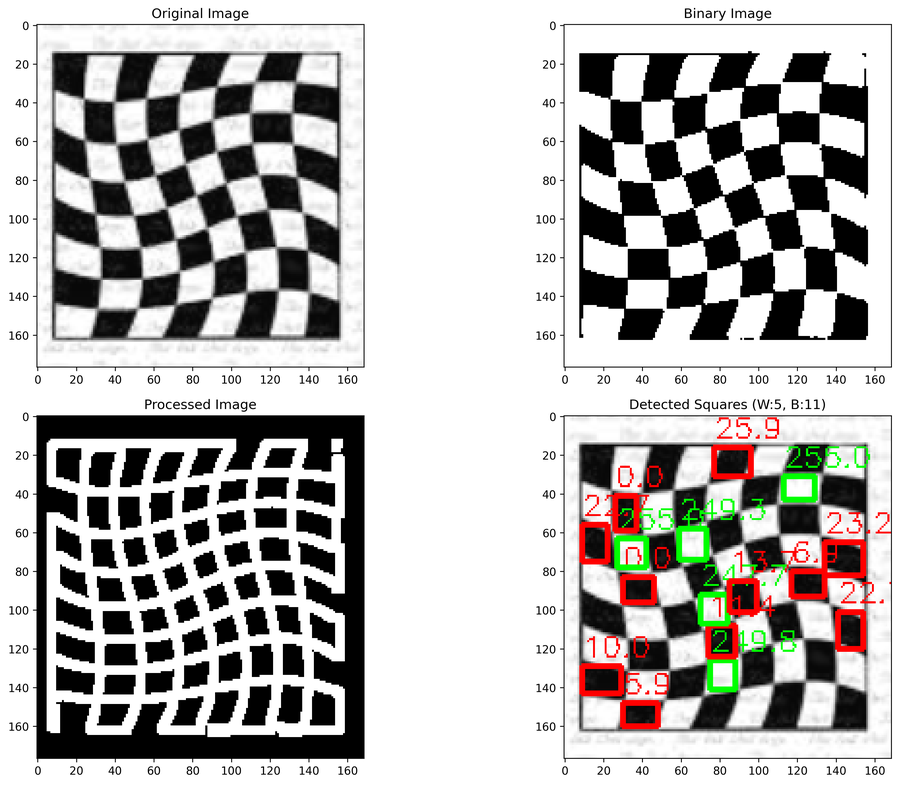
#> input picture outputs/output_distorted_image.png, 899 x 785 px, shrunk from 3394 x 2965 before the run; its folder holds only this picture in this run
$ python main.py -i outputs/output_distorted_image.png
#> lines starting #> are read from the running program, lines starting #| are printed output that depends on the picture; after the words box and inside, x2 and y2 are one past the last pixel; in counts of white or black regions, pixels touching at a corner belong together
### src/preprocess.py
import cv2
def load_and_preprocess_image(image_path):
    """
    Load and preprocess the chess board image
    """
    # Load the image
    original_image = cv2.imread(image_path)

    # Convert to grayscale
    gray_image = cv2.cvtColor(original_image, cv2.COLOR_BGR2GRAY)

    # Apply Gaussian blur
    gaussian_blur = cv2.GaussianBlur(gray_image, (5, 5), 0)

    # Apply Otsu's thresholding
    _, otsu_binary = cv2.threshold(gaussian_blur, 0, 255, cv2.THRESH_BINARY+cv2.THRESH_OTSU)

    return original_image, otsu_binary

### src/contour.py
import cv2
import numpy as np

def detect_edges_and_contours(binary_image):
    """
    Detect edges and contours in the binary image
    """
    # Edge detection using Canny
    canny = cv2.Canny(binary_image, 20, 255)

    # Dilate the edges
    kernel = np.ones((5, 5), np.uint8)
    img_dilation = cv2.dilate(canny, kernel, iterations=1)
    lines = cv2.HoughLinesP(img_dilation, 1, np.pi/180, threshold=200, minLineLength=200, maxLineGap=100)

    if lines is not None:
     for i, line in enumerate(lines):
        x1, y1, x2, y2 = line[0]

        # draw lines
        cv2.line(img_dilation, (x1, y1), (x2, y2), (255,255,255), 2)

    kernel = np.ones((3, 3), np.uint8)
    # Additional dilation for contour detection
    img_dilation_2 = cv2.dilate(img_dilation, kernel, iterations=1)

    # Find contours
    board_contours, _ = cv2.findContours(img_dilation_2, cv2.RETR_TREE, cv2.CHAIN_APPROX_SIMPLE)

    return board_contours, img_dilation_2
def extract_squares(board_contours, area_min=20, area_max=10000):
    """
    Extract square coordinates from contours
    """
    square_centers = []

    for contour in board_contours:
        area = cv2.contourArea(contour)
        if area_min < area < area_max:
            # Approximate the contour to a simpler shape
            epsilon = 0.04 * cv2.arcLength(contour, True)
            approx = cv2.approxPolyDP(contour, epsilon, True)

            # Ensure the approximated contour has 4 points (quadrilateral)
            if len(approx) == 4:
                pts = [pt[0] for pt in approx]  # Extract coordinates

                # Define the points explicitly
                pt1 = tuple(pts[0])
                pt2 = tuple(pts[1])
                pt3 = tuple(pts[2])
                pt4 = tuple(pts[3])

                # Calculate center
                x, y, w, h = cv2.boundingRect(contour)
                center_x = (x+(x+w))/2
                center_y = (y+(y+h))/2

                square_centers.append([center_x, center_y, pt2, pt1, pt3, pt4])
    sorted_coordinates = sorted(square_centers, key=lambda x: x[1], reverse=True)
    return sorted_coordinates
def count_squares_by_color(sorted_coordinates, binary_image):
    """
    Count white and black squares based on average color.
    """
    white_count = 0
    black_count = 0
    avg_colors = []
    square_details = []

    #  compute average colors
    for coordinate in sorted_coordinates:
        points = coordinate[2:]  # Get only the tuple points

        # Extract x and y coordinates from the points
        x_coords = [point[0] for point in points]
        y_coords = [point[1] for point in points]

        # Determine the bounding box of the rectangle
        x_min = int(min(x_coords))
        x_max = int(max(x_coords))
        y_min = int(min(y_coords))
        y_max = int(max(y_coords))

        # Extract the rectangle from the binary image
        rectangle = binary_image[y_min:y_max, x_min:x_max]

        # Calculate the average color of the rectangle
        avg_color = np.mean(rectangle)
        avg_colors.append(avg_color)

    # Compute threshold after collecting all averages
    thres = np.mean(avg_colors) if avg_colors else 127

    #  classify each square
    for i, coordinate in enumerate(sorted_coordinates):
        points = coordinate[2:]
        x_coords = [point[0] for point in points]
        y_coords = [point[1] for point in points]
        x_min = int(min(x_coords))
        x_max = int(max(x_coords))
        y_min = int(min(y_coords))
        y_max = int(max(y_coords))
        rectangle = binary_image[y_min:y_max, x_min:x_max]
        avg_color = np.mean(rectangle)

        if avg_color < thres:
            black_count += 1
            color_label = "black"
        else:
            white_count += 1
            color_label = "white"

        square_details.append({
            'bounds': (x_min, y_min, x_max, y_max),
            'avg_color': avg_color,
            'color_label': color_label
        })

    return white_count, black_count, square_details

### src/visualization.py
import matplotlib.pyplot as plt
import cv2
def visualize_detected_squares(original_image, square_details):
    """
    Visualize the detected squares on the original image
    """
    visualization = original_image.copy()

    for square in square_details:
        x_min, y_min, x_max, y_max = square['bounds']

        # Set color based on label (green for white squares, red for black squares)
        if square['color_label'] == 'white':
            color = (0, 255, 0)  # Green
        else:
            color = (0, 0, 255)  # Red

        # Draw rectangle
        cv2.rectangle(visualization, (x_min, y_min), (x_max, y_max), color, 2)

        # Add average color value as text
        cv2.putText(visualization, f"{square['avg_color']:.1f}",
                    (x_min, y_min-5), cv2.FONT_HERSHEY_SIMPLEX, 0.5, color, 1)

    return visualization

### main.py
import argparse
import matplotlib.pyplot as plt
import cv2
import os
from src.preprocess import load_and_preprocess_image
from src.contour import detect_edges_and_contours, count_squares_by_color, extract_squares
from src.visualization import visualize_detected_squares

def main(image_path,output_path=None):
    """
    Main function to run the chess board square detection
    """
    # Load and preprocess image
    original_image, binary_image = load_and_preprocess_image(image_path)
#> in load_and_preprocess_image, original_image is the input picture: shape (785, 899, 3); mean B, G, R 179.7, 181.5, 183.3
#> in load_and_preprocess_image, `_, otsu_binary = cv2.threshold(gaussian_blur, 0, 255, cv2.THRESH_BINAR..`:
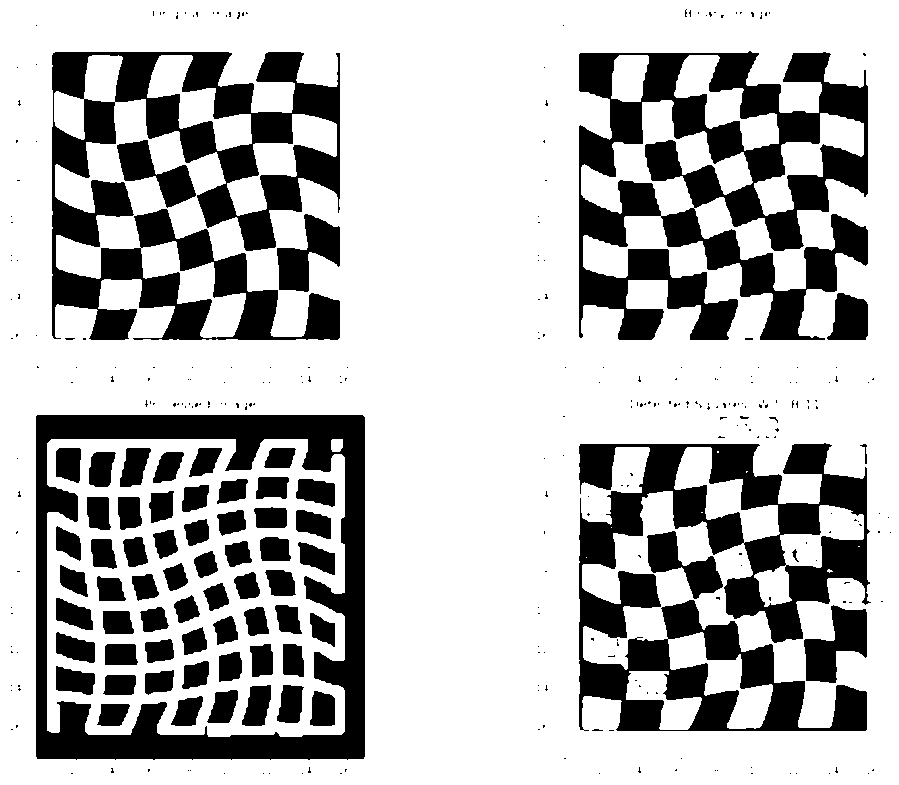
#> otsu_binary: shape (785, 899); 72.2% white; 334 black regions (266 under 20 px), largest, box (x1, y1, x2, y2) and area: (579, 51, 868, 340) 41189, (579, 443, 871, 731) 39004, (52, 52, 340, 340) 37689

    # Detect edges and contours
    board_contours, processed_image = detect_edges_and_contours(binary_image)
#> in detect_edges_and_contours, `img_dilation = cv2.dilate(canny, kernel, iterations=1)`:
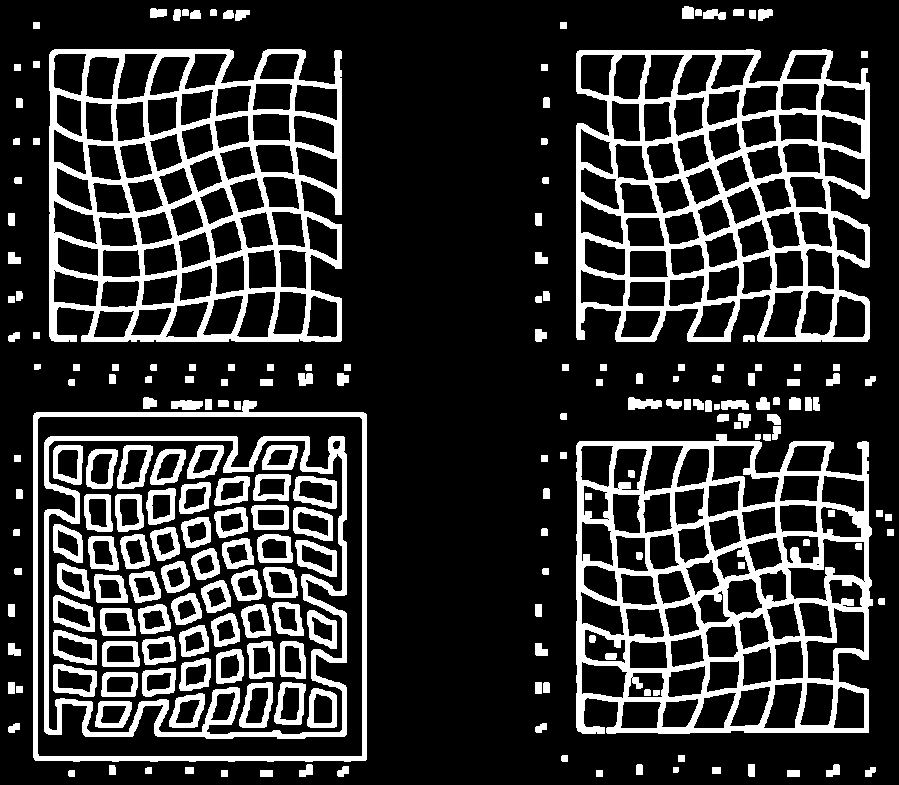
#> img_dilation: shape (785, 899); 20% white; 208 white regions, largest, box (x1, y1, x2, y2) and area: (576, 434, 873, 734) 28644, (49, 49, 342, 342) 27569, (576, 49, 870, 342) 26474
#> in detect_edges_and_contours, `lines = cv2.HoughLinesP(img_dilation, 1, np.pi/180, threshold=200, min..`: lines = 256 rows, first 6: [578, 339, 578, 51], [579, 731, 579, 441], [867, 776, 867, 51], [577, 730, 577, 443], [580, 731, 580, 441], [8, 338, 341, 338]
#> the loop in detect_edges_and_contours, `for i, line in enumerate(lines):` made 256 passes
#> after the loop in detect_edges_and_contours, `for i, line in enumerate(lines):`:
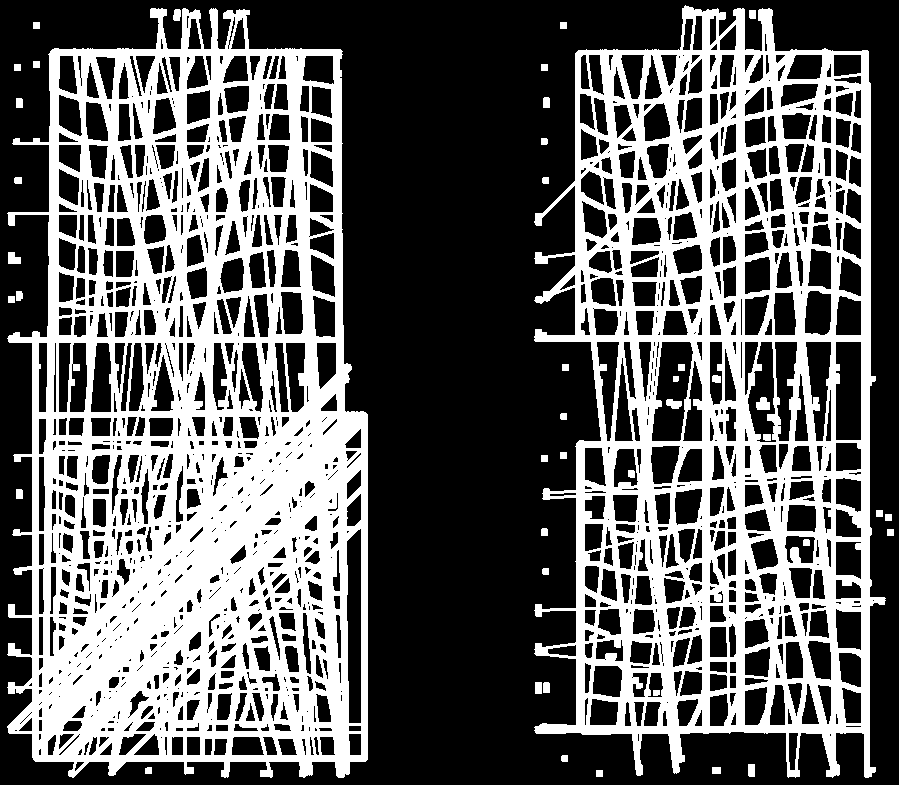
#> img_dilation: shape (785, 899); 37.9% white; 43 white regions, largest, box (x1, y1, x2, y2) and area: (7, 8, 368, 778) 154376, (534, 5, 886, 778) 110943, (756, 397, 770, 410) 143
#> in detect_edges_and_contours, `img_dilation_2 = cv2.dilate(img_dilation, kernel, iterations=1)`:
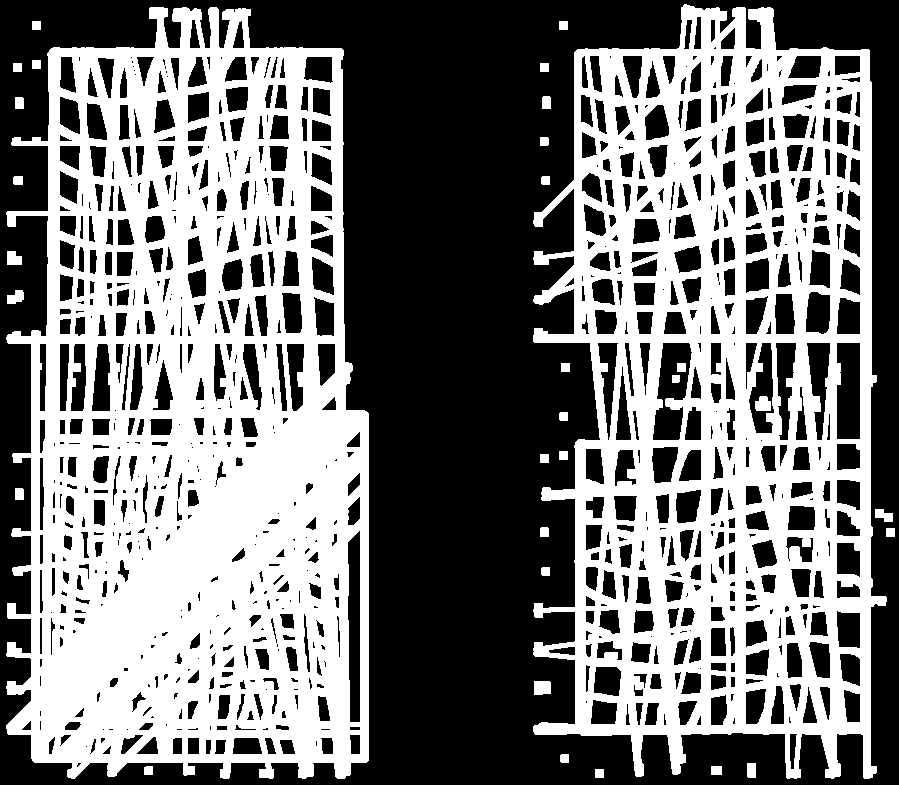
#> img_dilation_2: shape (785, 899); 46.9% white; 32 white regions
#> in detect_edges_and_contours, `board_contours, _ = cv2.findContours(img_dilation_2, cv2.RETR_TREE, cv..`: board_contours = 883 contours, 227 with area under 20; largest, box (x1, y1, x2, y2) and area: (6, 7, 369, 779) 232992, (533, 4, 887, 779) 209594, (652, 342, 693, 441) 2608, (347, 530, 361, 723) 2246, (836, 342, 861, 440) 2242

    # Extract squares
    sorted_coordinates = extract_squares(board_contours)
#> the loop in extract_squares, `for contour in board_contours:` made 883 passes
#> (area, epsilon, pt1, pt2, pt3, pt4, x, y) on passes 3, 5, 7, 9, 14, 16: (62.5, 1.26, (144, 767), (144, 774), (152, 774), (152, 766), 144, 766), (63, 1.23, (561, 754), (560, 761), (568, 762), (568, 754), 560, 754), (63, 1.23, (542, 567), (541, 574), (549, 575), (549, 567), 541, 567), (71, 1.31, (541, 527), (540, 536), (548, 536), (548, 528), 540, 527), (63, 1.23, (560, 412), (559, 419), (567, 420), (567, 412), 559, 412), (148, 2.23, (22, 290), (7, 295), (7, 303), (21, 301), 7, 290)

    # Count squares by color
    white_count, black_count, square_details = count_squares_by_color(
        sorted_coordinates, binary_image
    )
#> the loop in count_squares_by_color, `for coordinate in sorted_coordinates:` made 407 passes
#> coordinate on passes 6 to 8: [107, 750, (110, 753), (110, 745), (103, 754), (102, 753)], [287.5, 747, (291, 739), (279, 740), (295, 753), (283, 754)], [220.5, 747, (226, 740), (216, 739), (223, 754), (214, 753)]
#> the loop in count_squares_by_color, `for i, coordinate in enumerate(sorted_coordinates):` made 407 passes

    # Create visualization
    visualization = visualize_detected_squares(original_image, square_details)
#> after the loop in visualize_detected_squares, `for square in square_details:`:
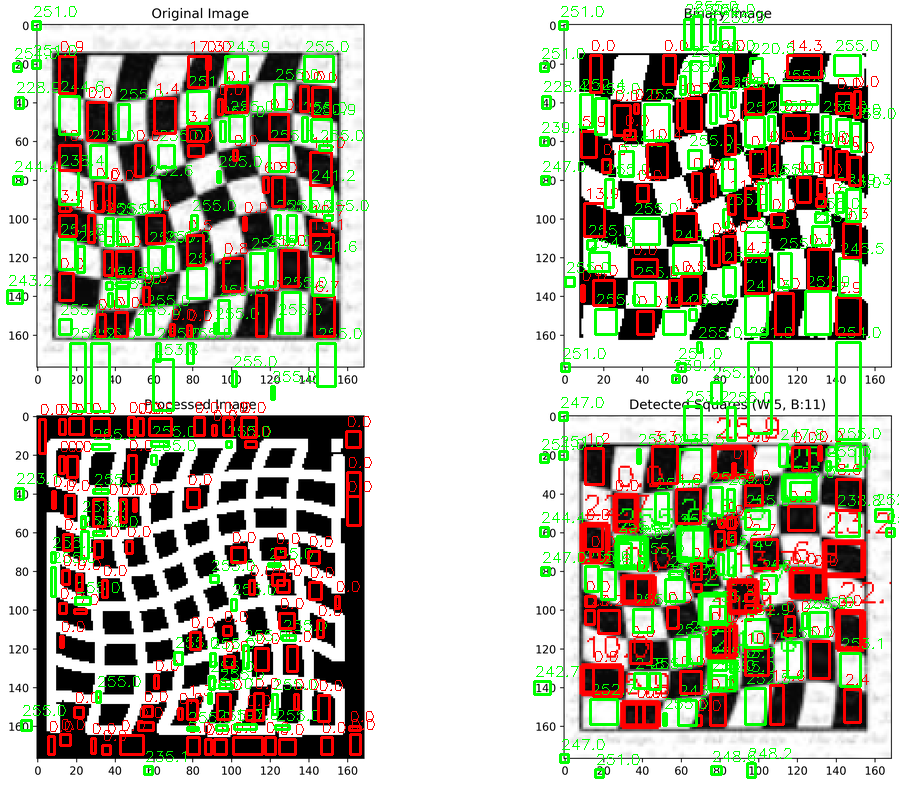
#> visualization: shape (785, 899, 3); 14.52% of pixels changed, all inside (x1, y1, x2, y2) = (6, 1, 899, 779)

    # Display results
    print(f"White squares: {white_count}")
#| White squares: 203
    print(f"Black squares: {black_count}")
#| Black squares: 204
    print(f"Total squares: {white_count + black_count}")
#| Total squares: 407

    # If output path is specified, save the visualization
    if output_path:
        # Display images
        plt.figure(figsize=(15, 10))

        plt.subplot(2, 2, 1)
        plt.title("Original Image")
        plt.imshow(cv2.cvtColor(original_image, cv2.COLOR_BGR2RGB))

        plt.subplot(2, 2, 2)
        plt.title("Binary Image")
        plt.imshow(binary_image, cmap='gray')

        plt.subplot(2, 2, 3)
        plt.title("Processed Image")
        plt.imshow(processed_image, cmap='gray')

        plt.subplot(2, 2, 4)
        plt.title(f"Detected Squares (W:{white_count}, B:{black_count})")
        plt.imshow(cv2.cvtColor(visualization, cv2.COLOR_BGR2RGB))

        plt.tight_layout()

        plt.savefig(output_path, dpi=300, bbox_inches='tight')
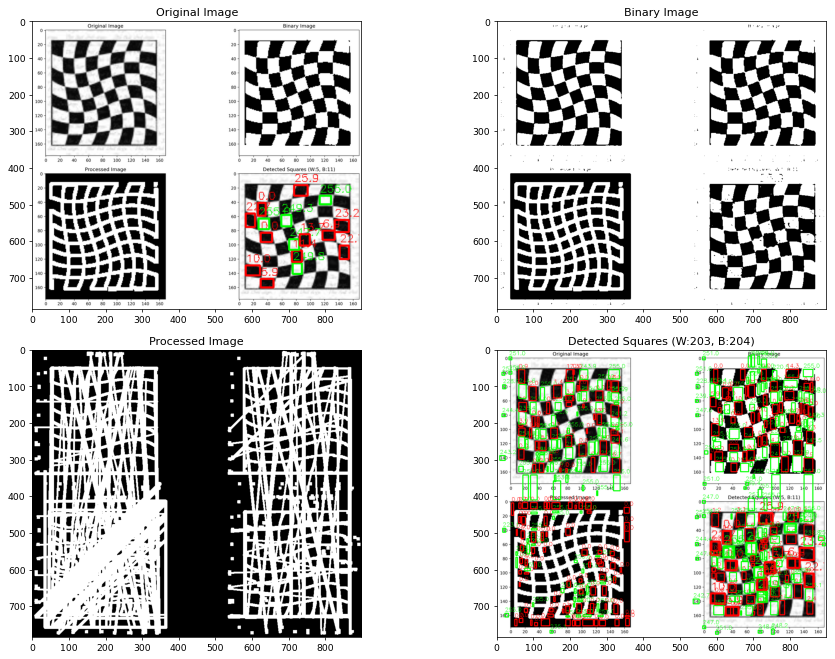
#> figure drawn by matplotlib, 4 panels
        plt.close()
        print(f"Output saved to {output_path}")

    return {
        'original_image': original_image,
        'binary_image': binary_image,
        'processed_image': processed_image,
        'visualization': visualization,
        'white_count': white_count,
        'black_count': black_count,
        'square_details': square_details
    }

def get_default_output_path(input_path):
    """
    Generate default output path based on input filename
    """
    # Get the input filename without extension
    input_filename = os.path.splitext(os.path.basename(input_path))[0]

    # Create output directory if it doesn't exist
    os.makedirs('./outputs', exist_ok=True)

    # Generate output path
    return f'./outputs/output_{input_filename}.png'

if __name__ == "__main__":
    # Set up argument parser
    parser = argparse.ArgumentParser(description='Chess board square detection')

    # Add arguments
    parser.add_argument('--image', '-i', required=True,
                        help='Path to the input image')
    parser.add_argument('--output', '-o',
                        help='Path to save the output visualization (default: ./outputs/output_[input_filename].png)')


    # Parse arguments
    args = parser.parse_args()


    if args.output is None:
        args.output = get_default_output_path(args.image)

    # Run main function
    results = main(args.image,  args.output)
